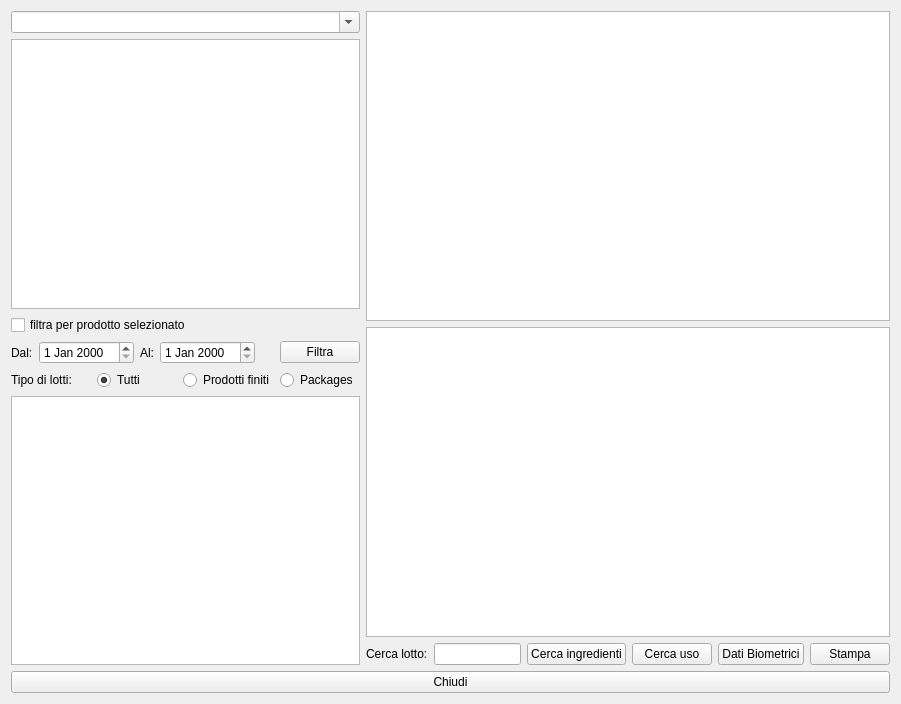
<?xml version="1.0" encoding="UTF-8"?>
<ui version="4.0">
 <class>HAnalisi</class>
 <widget class="QWidget" name="HAnalisi">
  <property name="windowModality">
   <enum>Qt::NonModal</enum>
  </property>
  <property name="geometry">
   <rect>
    <x>0</x>
    <y>0</y>
    <width>901</width>
    <height>704</height>
   </rect>
  </property>
  <property name="contextMenuPolicy">
   <enum>Qt::CustomContextMenu</enum>
  </property>
  <property name="windowTitle">
   <string>Analisi</string>
  </property>
  <property name="windowIcon">
   <iconset resource="icons.qrc">
    <normaloff>:/Resources/Chart.PNG</normaloff>:/Resources/Chart.PNG</iconset>
  </property>
  <layout class="QVBoxLayout" name="verticalLayout_4">
   <item>
    <layout class="QVBoxLayout" name="verticalLayout_3">
     <item>
      <layout class="QHBoxLayout" name="horizontalLayout_5">
       <item>
        <layout class="QVBoxLayout" name="verticalLayout_2">
         <item>
          <widget class="QComboBox" name="cbClienti">
           <property name="editable">
            <bool>true</bool>
           </property>
           <property name="currentIndex">
            <number>-1</number>
           </property>
          </widget>
         </item>
         <item>
          <widget class="QTableView" name="tvYearlyProduction">
           <property name="contextMenuPolicy">
            <enum>Qt::ActionsContextMenu</enum>
           </property>
           <property name="editTriggers">
            <set>QAbstractItemView::NoEditTriggers</set>
           </property>
           <property name="alternatingRowColors">
            <bool>true</bool>
           </property>
           <property name="selectionMode">
            <enum>QAbstractItemView::SingleSelection</enum>
           </property>
           <property name="selectionBehavior">
            <enum>QAbstractItemView::SelectRows</enum>
           </property>
           <attribute name="verticalHeaderVisible">
            <bool>false</bool>
           </attribute>
          </widget>
         </item>
         <item>
          <widget class="QCheckBox" name="checkBox">
           <property name="text">
            <string>filtra per prodotto selezionato</string>
           </property>
           <property name="checked">
            <bool>false</bool>
           </property>
          </widget>
         </item>
         <item>
          <layout class="QHBoxLayout" name="horizontalLayout">
           <item>
            <widget class="QLabel" name="label_2">
             <property name="text">
              <string>Dal:</string>
             </property>
            </widget>
           </item>
           <item>
            <widget class="QDateEdit" name="deFrom"/>
           </item>
           <item>
            <widget class="QLabel" name="label">
             <property name="text">
              <string>Al:</string>
             </property>
            </widget>
           </item>
           <item>
            <widget class="QDateEdit" name="deTo"/>
           </item>
           <item>
            <spacer name="horizontalSpacer">
             <property name="orientation">
              <enum>Qt::Horizontal</enum>
             </property>
             <property name="sizeHint" stdset="0">
              <size>
               <width>40</width>
               <height>20</height>
              </size>
             </property>
            </spacer>
           </item>
           <item>
            <widget class="QPushButton" name="pushButton">
             <property name="text">
              <string>Filtra</string>
             </property>
             <property name="icon">
              <iconset resource="icons.qrc">
               <normaloff>:/Resources/Search.PNG</normaloff>:/Resources/Search.PNG</iconset>
             </property>
            </widget>
           </item>
          </layout>
         </item>
         <item>
          <layout class="QHBoxLayout" name="horizontalLayout_2">
           <item>
            <widget class="QLabel" name="label_4">
             <property name="text">
              <string>Tipo di lotti:</string>
             </property>
            </widget>
           </item>
           <item>
            <widget class="QRadioButton" name="rbAll">
             <property name="text">
              <string>Tutti</string>
             </property>
             <property name="checked">
              <bool>true</bool>
             </property>
            </widget>
           </item>
           <item>
            <widget class="QRadioButton" name="rbProdottifiniti">
             <property name="text">
              <string>Prodotti finiti</string>
             </property>
             <property name="checked">
              <bool>false</bool>
             </property>
            </widget>
           </item>
           <item>
            <widget class="QRadioButton" name="rbPackages">
             <property name="text">
              <string>Packages</string>
             </property>
             <property name="checked">
              <bool>false</bool>
             </property>
            </widget>
           </item>
          </layout>
         </item>
         <item>
          <widget class="QTableView" name="tvLots">
           <property name="contextMenuPolicy">
            <enum>Qt::CustomContextMenu</enum>
           </property>
           <property name="editTriggers">
            <set>QAbstractItemView::NoEditTriggers</set>
           </property>
           <property name="alternatingRowColors">
            <bool>true</bool>
           </property>
           <property name="selectionMode">
            <enum>QAbstractItemView::SingleSelection</enum>
           </property>
           <property name="selectionBehavior">
            <enum>QAbstractItemView::SelectRows</enum>
           </property>
           <attribute name="verticalHeaderVisible">
            <bool>false</bool>
           </attribute>
           <attribute name="verticalHeaderHighlightSections">
            <bool>false</bool>
           </attribute>
          </widget>
         </item>
        </layout>
       </item>
       <item>
        <layout class="QVBoxLayout" name="verticalLayout">
         <item>
          <widget class="QTableView" name="tvComp">
           <property name="contextMenuPolicy">
            <enum>Qt::CustomContextMenu</enum>
           </property>
           <property name="editTriggers">
            <set>QAbstractItemView::NoEditTriggers</set>
           </property>
           <property name="alternatingRowColors">
            <bool>true</bool>
           </property>
           <property name="selectionMode">
            <enum>QAbstractItemView::SingleSelection</enum>
           </property>
           <property name="selectionBehavior">
            <enum>QAbstractItemView::SelectRows</enum>
           </property>
           <attribute name="verticalHeaderVisible">
            <bool>false</bool>
           </attribute>
          </widget>
         </item>
         <item>
          <widget class="QTableView" name="tvNarrow">
           <property name="contextMenuPolicy">
            <enum>Qt::ActionsContextMenu</enum>
           </property>
           <property name="alternatingRowColors">
            <bool>true</bool>
           </property>
           <property name="selectionMode">
            <enum>QAbstractItemView::SingleSelection</enum>
           </property>
           <property name="selectionBehavior">
            <enum>QAbstractItemView::SelectRows</enum>
           </property>
           <property name="sortingEnabled">
            <bool>true</bool>
           </property>
           <property name="cornerButtonEnabled">
            <bool>false</bool>
           </property>
           <attribute name="verticalHeaderVisible">
            <bool>false</bool>
           </attribute>
          </widget>
         </item>
         <item>
          <layout class="QHBoxLayout" name="horizontalLayout_4">
           <item>
            <widget class="QLabel" name="label_5">
             <property name="text">
              <string>Cerca lotto:</string>
             </property>
            </widget>
           </item>
           <item>
            <widget class="QLineEdit" name="leLot">
             <property name="clearButtonEnabled">
              <bool>true</bool>
             </property>
            </widget>
           </item>
           <item>
            <widget class="QPushButton" name="pushButton_4">
             <property name="text">
              <string>Cerca ingredienti</string>
             </property>
             <property name="icon">
              <iconset resource="icons.qrc">
               <normaloff>:/Resources/App-ark-2-icon.png</normaloff>:/Resources/App-ark-2-icon.png</iconset>
             </property>
            </widget>
           </item>
           <item>
            <widget class="QPushButton" name="pushButton_5">
             <property name="text">
              <string>Cerca uso</string>
             </property>
             <property name="icon">
              <iconset resource="icons.qrc">
               <normaloff>:/Resources/Search.PNG</normaloff>:/Resources/Search.PNG</iconset>
             </property>
            </widget>
           </item>
           <item>
            <widget class="QPushButton" name="pbBioData">
             <property name="text">
              <string>Dati Biometrici</string>
             </property>
             <property name="icon">
              <iconset resource="icons.qrc">
               <normaloff>:/Resources/Bar-chart64.png</normaloff>:/Resources/Bar-chart64.png</iconset>
             </property>
            </widget>
           </item>
           <item>
            <widget class="QPushButton" name="pbPrint">
             <property name="text">
              <string>Stampa</string>
             </property>
             <property name="icon">
              <iconset resource="icons.qrc">
               <normaloff>:/Resources/Printer-icon.png</normaloff>:/Resources/Printer-icon.png</iconset>
             </property>
            </widget>
           </item>
          </layout>
         </item>
        </layout>
       </item>
      </layout>
     </item>
     <item>
      <layout class="QHBoxLayout" name="horizontalLayout_3">
       <item>
        <widget class="QPushButton" name="pushButton_3">
         <property name="text">
          <string>Chiudi</string>
         </property>
         <property name="icon">
          <iconset resource="icons.qrc">
           <normaloff>:/Resources/Actions-window-close-icon.png</normaloff>:/Resources/Actions-window-close-icon.png</iconset>
         </property>
        </widget>
       </item>
      </layout>
     </item>
    </layout>
   </item>
  </layout>
 </widget>
 <resources>
  <include location="icons.qrc"/>
 </resources>
 <connections>
  <connection>
   <sender>tvLots</sender>
   <signal>customContextMenuRequested(QPoint)</signal>
   <receiver>HAnalisi</receiver>
   <slot>doMenu()</slot>
   <hints>
    <hint type="sourcelabel">
     <x>279</x>
     <y>496</y>
    </hint>
    <hint type="destinationlabel">
     <x>3</x>
     <y>392</y>
    </hint>
   </hints>
  </connection>
 </connections>
 <slots>
  <slot>doMenu()</slot>
 </slots>
</ui>
